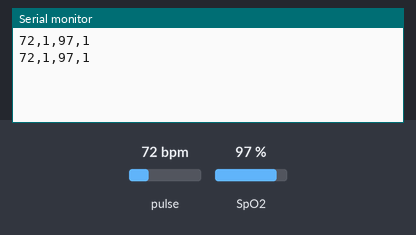
Recording of a sketch running on a simulated Arduino Uno, built with avr-gcc and run on an emulated ATmega328P. On the bench: the last lines printed to the serial monitor. The test bench sets the inputs (shaded band); at power-on: pulse 72 bpm, SpO2 97 %.

Above: at 8.8 s.
8.9 s: pulse set to 42 bpm
At 13.1 s:
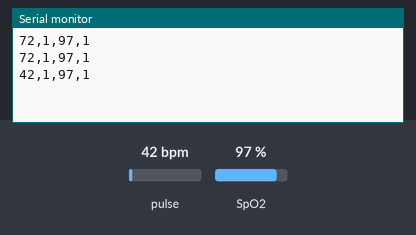
14.9 s: SpO2 set to 80 %
At 17.3 s:
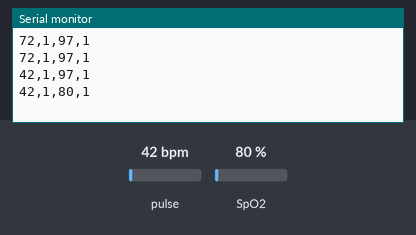
20.9 s: pulse set to 70 bpm
At 24.7 s:
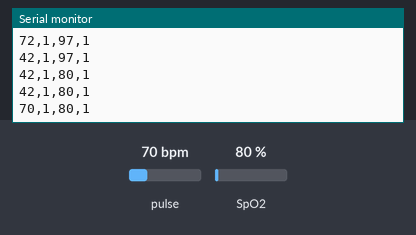
Timing chart, 0 to 26.2 s (numbered marks = the images above; inputs shaded):
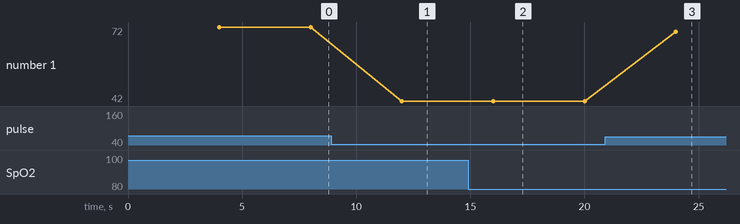

Measured:
- after the input at 8.9 s, the serial monitor: prints a new line after 3.1 s (image 1)
- after the input at 14.9 s, the serial monitor: prints a new line after 1.1 s (image 2)
- after the input at 20.9 s, the serial monitor: prints a new line after 3.1 s (image 3)
- plotted number 1: 72 → 42 after the input at 8.9 s, 42 → 70 after the input at 20.9 s

The sketch:

grado-arritmias-cardiacas.ino
```cpp
#include <DFRobot_MAX30102.h>

DFRobot_MAX30102 particleSensor;

int32_t SPO2; //SPO2
int8_t SPO2Valid; //Flag to display if SPO2 calculation is valid
int32_t heartRate; //Heart-rate
int8_t heartRateValid;
int8_t heartRateValid2;//Flag to display if heart-rate calculation is valid

void setup()
{
  Serial.begin(115200);

  while (!particleSensor.begin()) {
    Serial.println("MAX30102 was not found");
  }

  particleSensor.sensorConfiguration(50, SAMPLEAVG_2, \
                        MODE_MULTILED, SAMPLERATE_100, \
                        PULSEWIDTH_411, ADCRANGE_16384);
}

void loop(){
    particleSensor.heartrateAndOxygenSaturation(&SPO2, &SPO2Valid, &heartRate, &heartRateValid);

    Serial.print(heartRate, DEC);
    Serial.print(F(","));
    Serial.print(heartRateValid, DEC);
    Serial.print(F(","));
    Serial.print(SPO2, DEC);
    Serial.print(F(","));
    Serial.println(SPO2Valid, DEC);
}
```
